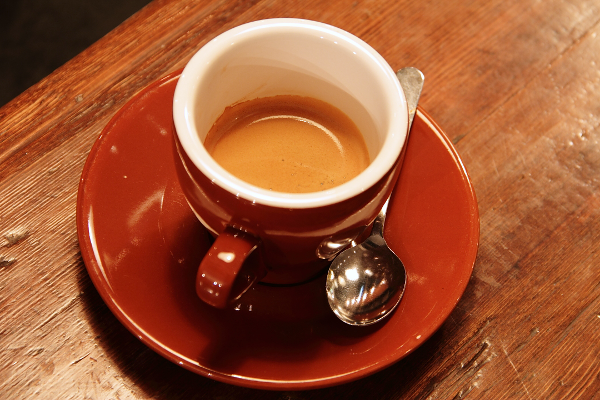
#> input picture results_amount010/clean.png, 600 x 400 px
$ python lab1.py --image results_amount010/clean.png
#> lines starting #> are read from the running program, lines starting #| are printed output that depends on the picture
"""Lab 1: image enhancement and filtering.

Run: python lab1.py --out results
Your own image: python lab1.py --image images/my_photo.jpg --out my_results
"""
from pathlib import Path
import argparse
import csv
import json
import platform
import time
import cv2
import numpy as np
import matplotlib
matplotlib.use("Agg")  # also works without a graphical desktop
import matplotlib.pyplot as plt
import skimage
from skimage import data
from skimage.metrics import peak_signal_noise_ratio, structural_similarity

ROOT = Path(__file__).resolve().parent

def u8(values):
    """Clip and round before conversion to avoid uint8 overflow."""
    return np.clip(np.rint(values), 0, 255).astype(np.uint8)

def read_rgb(path):
    # imdecode also supports Unicode paths on Windows.
    raw = np.fromfile(str(path), dtype=np.uint8)
    bgr = cv2.imdecode(raw, cv2.IMREAD_COLOR)
#> bgr is the input picture: shape (400, 600, 3); mean B, G, R 51.5, 85.8, 158.6
    if bgr is None:
        raise ValueError(f"Cannot read image: {path}")
    return cv2.cvtColor(bgr, cv2.COLOR_BGR2RGB)

def save_image(path, arr):
    path = Path(path)
    path.parent.mkdir(parents=True, exist_ok=True)
    img = cv2.cvtColor(arr, cv2.COLOR_RGB2BGR) if arr.ndim == 3 else arr
    ok, encoded = cv2.imencode(".png", img)
    if not ok:
        raise IOError(f"Cannot save: {path}")
    encoded.tofile(str(path))

def gaussian_noise(rgb, sigma=20.0, seed=42):
    """Sigma uses 8-bit intensity units; channels receive independent noise."""
    rng = np.random.default_rng(seed)
    return u8(rgb.astype(np.float32) + rng.normal(0, sigma, rgb.shape))

def salt_pepper_noise(rgb, amount=0.05, seed=42):
    """An expected fraction amount of pixels is changed, half black and half white."""
    if not 0 <= amount <= 1:
        raise ValueError("amount must be in [0,1]")
    rng = np.random.default_rng(seed)
    mask = rng.random(rgb.shape[:2])
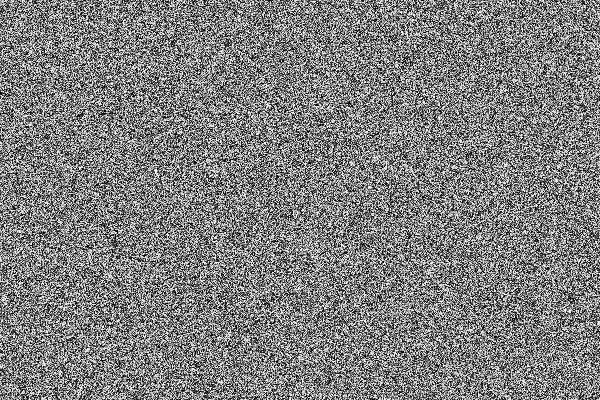
#> mask: shape (400, 600) float64; min 1.32e-05, max 1, mean 0.5
    result = rgb.copy()
    result[mask < amount / 2] = 0
    result[(mask >= amount / 2) & (mask < amount)] = 255
    return result

def filter_bank(rgb):
    """Filters operate on uint8. The settings match the lab parameter table."""
    return {
        "mean5": cv2.blur(rgb, (5, 5), borderType=cv2.BORDER_REFLECT_101),
        "gaussian5": cv2.GaussianBlur(rgb, (5, 5), 1.2,
                                     borderType=cv2.BORDER_REFLECT_101),
        "median5": cv2.medianBlur(rgb, 5),
        "bilateral": cv2.bilateralFilter(rgb, 9, 50, 5,
                                          borderType=cv2.BORDER_REFLECT_101),
        "nlm": nlm_rgb(rgb),
    }

def nlm_rgb(rgb):
    # The Colored variant interprets its input as BGR, so convert explicitly.
    bgr = cv2.cvtColor(rgb, cv2.COLOR_RGB2BGR)
    clean = cv2.fastNlMeansDenoisingColored(bgr, None, 8, 8, 7, 21)
    return cv2.cvtColor(clean, cv2.COLOR_BGR2RGB)

def metrics(reference, candidate):
    # Subtract in float to avoid uint8 overflow.
    mse = float(np.mean((reference.astype(np.float64) -
                         candidate.astype(np.float64)) ** 2))
    return {
        "mse": mse,
        "psnr_db": float(peak_signal_noise_ratio(reference, candidate,
                                                  data_range=255)),
        "ssim": float(structural_similarity(reference, candidate,
                         data_range=255, channel_axis=-1)),
    }

def timed_filters(rgb, repeats=3):
    # One warm-up. Time only the filter, excluding saving and metrics.
    funcs = {
        "mean5": lambda: cv2.blur(rgb, (5, 5), borderType=cv2.BORDER_REFLECT_101),
        "gaussian5": lambda: cv2.GaussianBlur(rgb, (5, 5), 1.2,
                                              borderType=cv2.BORDER_REFLECT_101),
        "median5": lambda: cv2.medianBlur(rgb, 5),
        "bilateral": lambda: cv2.bilateralFilter(rgb, 9, 50, 5,
                                             borderType=cv2.BORDER_REFLECT_101),
        "nlm": lambda: nlm_rgb(rgb),
    }
    times = {}
    for name, function in funcs.items():
        function()
        samples = []
        for _ in range(repeats):
            start = time.perf_counter()
            function()
            samples.append((time.perf_counter() - start) * 1000)
        times[name] = float(np.median(samples))
    return times

def percentile_stretch(gray, low=2, high=98):
    a, b = np.percentile(gray, [low, high])
    if b <= a:  # constant image: avoid division by zero
        return gray.copy()
    return u8((gray.astype(np.float32) - a) * (255.0 / (b - a)))

def gamma_transform(gray, gamma=0.6):
    """Convention: Iout=255*(Iin/255)**gamma. Gamma<1 brightens midtones."""
    lut = u8(255.0 * (np.arange(256, dtype=np.float32) / 255.0) ** gamma)
    return cv2.LUT(gray, lut)

def clahe_rgb(rgb, clip_limit=2.0, grid=(8, 8)):
    lab = cv2.cvtColor(rgb, cv2.COLOR_RGB2LAB)
    l, a, b = cv2.split(lab)
    enhanced_l = cv2.createCLAHE(clipLimit=clip_limit,
                                tileGridSize=grid).apply(l)
    return cv2.cvtColor(cv2.merge((enhanced_l, a, b)), cv2.COLOR_LAB2RGB)

def unsharp(rgb, sigma=1.2, amount=1.0):
    src = rgb.astype(np.float32)
    low = cv2.GaussianBlur(src, (0, 0), sigma)
    return u8(src + amount * (src - low))

def panel(images, labels, path, columns=3):
    rows = (len(images) + columns - 1) // columns
    fig, axes = plt.subplots(rows, columns,
                             figsize=(4 * columns, 3.25 * rows), squeeze=False)
    for ax, img, label in zip(axes.flat, images, labels):
        ax.imshow(img, cmap="gray" if img.ndim == 2 else None,
                  vmin=0, vmax=255)
        ax.set_title(label, fontsize=13)
        ax.axis("off")
    for ax in list(axes.flat)[len(images):]:
        ax.axis("off")
    fig.tight_layout()
    fig.savefig(path, dpi=150, facecolor="white")
    plt.close(fig)

def run(image=None, out="results", seed=42, sigma=20.0, amount=0.05):
    out = Path(out)
    out.mkdir(parents=True, exist_ok=True)
    supplied = ROOT / "images" / "coffee.png"
    rgb = read_rgb(image) if image else (read_rgb(supplied) if supplied.exists()
                                        else data.coffee())
    if min(rgb.shape[:2]) < 7:
        raise ValueError("The image must be at least 7x7 pixels for SSIM.")
    # Use one source and the same noise realization for every method.
    # Resize large custom photographs to at most 1000 pixels in width.
    if rgb.shape[1] > 1000:
        h = round(rgb.shape[0] * 1000 / rgb.shape[1])
        rgb = cv2.resize(rgb, (1000, h), interpolation=cv2.INTER_AREA)
    cv2.setNumThreads(1)
    save_image(out / "clean.png", rgb)
    rows = []
    for kind, noisy in {
        "gaussian": gaussian_noise(rgb, sigma, seed),
        "salt_pepper": salt_pepper_noise(rgb, amount, seed),
    }.items():
        filtered = filter_bank(noisy)
        elapsed = timed_filters(noisy)
        save_image(out / f"{kind}_noisy.png", noisy)
        rows.append({"noise": kind, "method": "noisy", **metrics(rgb, noisy),
                     "time_ms": ""})
        for name, result in filtered.items():
            save_image(out / f"{kind}_{name}.png", result)
            rows.append({"noise": kind, "method": name, **metrics(rgb, result),
                         "time_ms": elapsed[name]})
        panel([rgb, noisy, filtered["mean5"], filtered["gaussian5"],
               filtered["median5"], filtered["bilateral"]],
              ["Original", kind, "Mean 5x5", "Gaussian 5x5, sigma=1.2",
               "Median 5x5", "Bilateral d=9"], out / f"{kind}_comparison.png")
#> this loop made 2 passes
#> (kind, rows in panel) on passes 1 to 2: ('gaussian', 2), ('salt_pepper', 2)
#> after the loop, rows = 12 items
    with open(out / "metrics.csv", "w", newline="", encoding="utf-8") as file:
        writer = csv.DictWriter(file, fieldnames=list(rows[0]))
        writer.writeheader()
        writer.writerows(rows)

    gray = cv2.cvtColor(rgb, cv2.COLOR_RGB2GRAY)
    # Controlled simulation of low contrast and uneven illumination.
    base = 70 + 0.45 * gray.astype(np.float32)
    shade = np.linspace(0.45, 1.0, gray.shape[1])[None, :]
    low = u8(base * shade)
    contrast = {
        "gray": gray, "low_contrast": low,
        "stretch": percentile_stretch(low),
        "equalized": cv2.equalizeHist(low),
        "clahe": cv2.createCLAHE(clipLimit=2.0, tileGridSize=(8, 8)).apply(low),
        "gamma06": gamma_transform(low, 0.6),
    }
#> in percentile_stretch, `a, b = np.percentile(gray, [low, high])`: a = 40; b = 142
#> in u8 (call 3), `return np.clip(np.rint(values), 0, 255).astype(np.uint8)`:
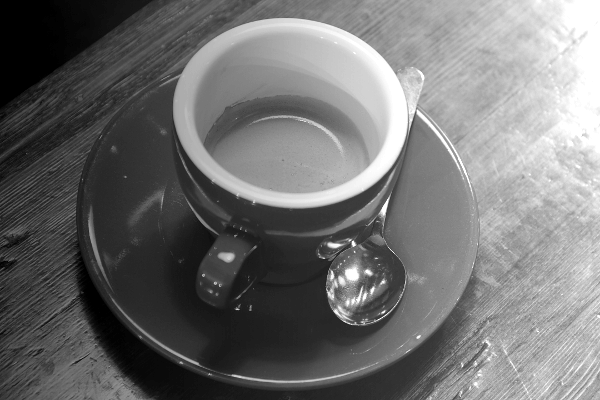
#> returned value: shape (400, 600); min 0, max 255, mean 112.7
#> in gamma_transform, `lut = u8(255.0 * (np.arange(256, dtype=np.float32) / 255.0) ** gamma)`: lut = 256 values from 0 to 255
#> in gamma_transform, `return cv2.LUT(gray, lut)`:
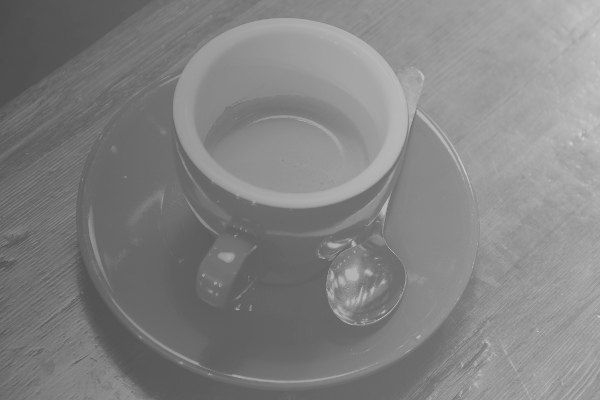
#> returned value: shape (400, 600); min 76, max 205, mean 130.2
    for name, result in contrast.items():
        save_image(out / f"{name}.png", result)
#> this loop made 6 passes
#> name on passes 1 to 6: 'gray', 'low_contrast', 'stretch', 'equalized', 'clahe', 'gamma06'
    panel(list(contrast.values()),
          ["Grayscale", "Low contrast / shadow", "Percentiles 2-98",
           "Global equalization", "CLAHE 2.0, grid 8x8", "Gamma 0.6"],
          out / "contrast_comparison.png")
#> call 3 of panel, with columns = 3
#> the loop in panel (call 3), `for ax, img, label in zip(axes.flat, images, labels):` made 6 passes
#> label on passes 1 to 6: 'Grayscale', 'Low contrast / shadow', 'Percentiles 2-98', 'Global equalization', 'CLAHE 2.0, grid 8x8', 'Gamma 0.6'
#> in panel (call 3), `fig.savefig(path, dpi=150, facecolor="white")`:
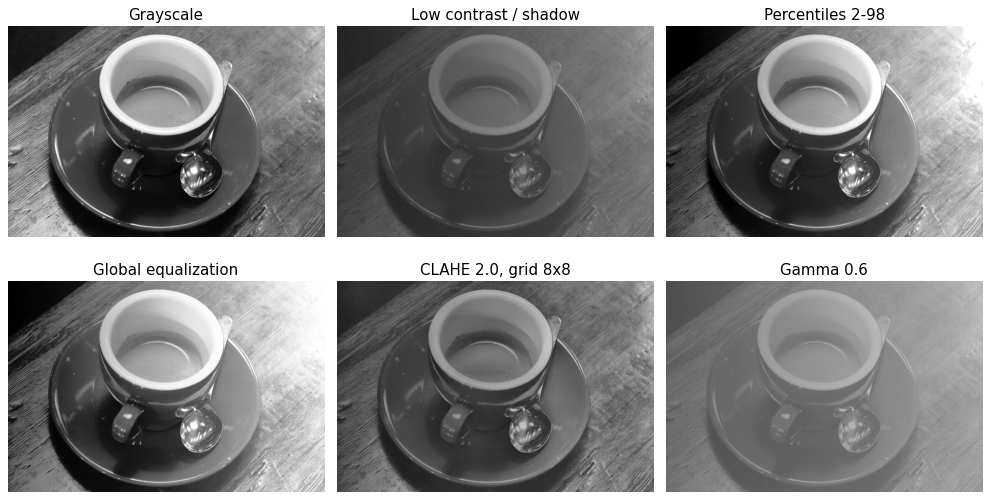
#> figure drawn by matplotlib, 6 panels
    fig, axes = plt.subplots(2, 3, figsize=(12, 6), sharex=True)
    histograms = {}
    for ax, (name, result) in zip(axes.flat, contrast.items()):
        counts = np.bincount(result.ravel(), minlength=256)
        histograms[name] = counts.tolist()
        ax.plot(np.arange(256), counts, color="#167d9a", lw=1.3)
        ax.set_title(name)
        ax.set_xlabel("Intensity level")
        ax.set_ylabel("Pixel count")
        ax.set_xlim(0, 255)
#> after the loop, histograms = 6 items
    fig.tight_layout()
    fig.savefig(out / "histograms.png", dpi=150)
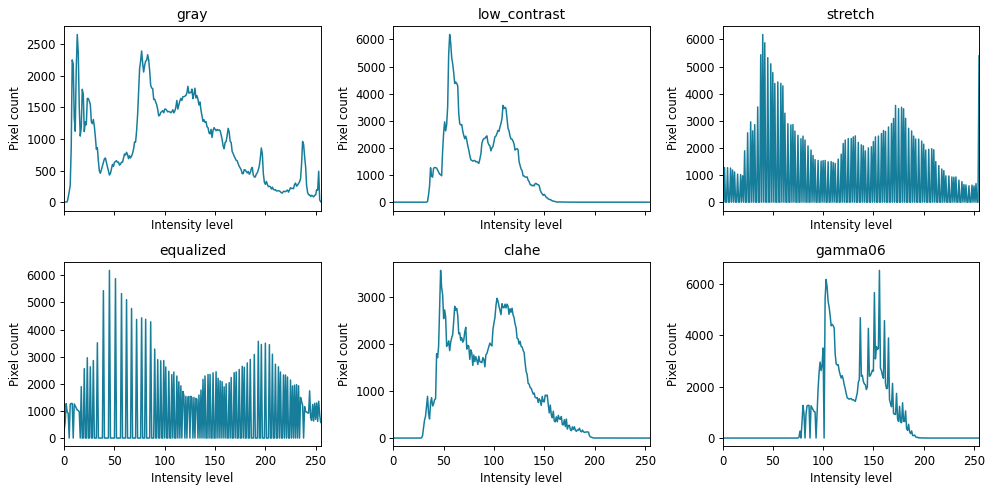
#> figure drawn by matplotlib, 6 panels; panel 4: curve peaks at x = 45, y = 6183; panel 5: curve peaks at x = 47, y = 3562; panel 6: curve peaks at x = 156, y = 6536
    plt.close(fig)

    hsv = cv2.cvtColor(rgb, cv2.COLOR_RGB2HSV)
#> hsv: shape (400, 600, 3); mean H, S, V 10.5, 184.9, 158.6
    lab = cv2.cvtColor(rgb, cv2.COLOR_RGB2LAB)
#> lab: shape (400, 600, 3); mean of channels 0, 1, 2 113.4, 154.6, 160.8
    ycc = cv2.cvtColor(rgb, cv2.COLOR_RGB2YCrCb)
#> ycc: shape (400, 600, 3); mean of channels 0, 1, 2 103.7, 167.2, 98.6
    for name, arr in {"hsv": hsv, "lab": lab, "ycrcb": ycc}.items():
        for i in range(3):
            save_image(out / f"{name}_{i}.png", arr[:, :, i])
#> this loop made 3 passes
#> pass 1, in save_image (call 22), `img = cv2.cvtColor(arr, cv2.COLOR_RGB2BGR) if arr.ndim == 3 else arr`:
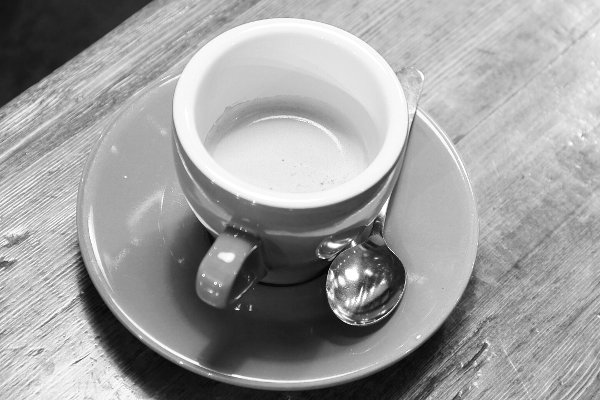
#> img: shape (400, 600); min 1, max 255, mean 158.6
    for i, name in enumerate(["r", "g", "b"]):
        plane = np.zeros_like(rgb)
        plane[:, :, i] = rgb[:, :, i]
        save_image(out / f"channel_{name}.png", plane)
    save_image(out / "bgr_shown_as_rgb.png", rgb[:, :, ::-1])
    save_image(out / "color_clahe.png", clahe_rgb(rgb))
    bad = np.stack([cv2.equalizeHist(rgb[:, :, i]) for i in range(3)], axis=-1)
    save_image(out / "color_equalized_each_channel.png", bad)
    save_image(out / "unsharp_clean.png", unsharp(rgb))
    noisy = gaussian_noise(rgb, sigma, seed)
    save_image(out / "unsharp_noisy.png", unsharp(noisy))
    save_image(out / "unsharp_denoised.png", unsharp(filter_bank(noisy)["bilateral"]))
#> in u8 (call 8), `return np.clip(np.rint(values), 0, 255).astype(np.uint8)`:
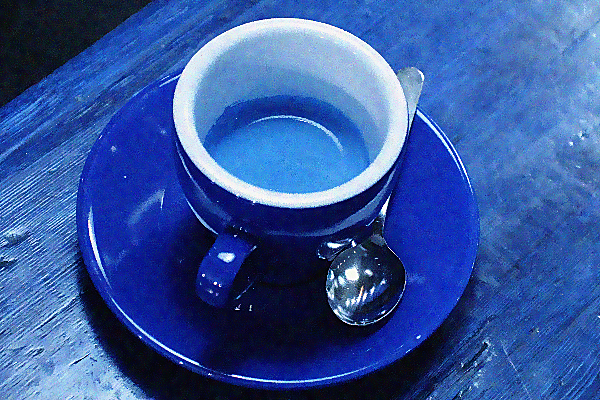
#> returned value: shape (400, 600, 3); mean of channels 0, 1, 2 158.1, 86.2, 52.9; drawn as B, G, R
    # Ideal CMYK for learning the formula. This model does not simulate a printer.
    normal = rgb.astype(np.float32) / 255.0
    k = 1 - normal.max(axis=-1)
    denominator = 1 - k
    cmy = np.zeros_like(normal)
    np.divide(1 - normal - k[:, :, None], denominator[:, :, None],
              out=cmy, where=denominator[:, :, None] > 0)
    for arr, name in zip([cmy[:, :, 0], cmy[:, :, 1], cmy[:, :, 2], k],
                         ["c", "m", "y", "k"]):
        save_image(out / f"cmyk_{name}.png", u8(arr * 255))
#> this loop made 4 passes

    # Window-size effect: use the same noisy data for every k.
    sweep = []
    sp = salt_pepper_noise(rgb, amount, seed)
    for size in [3, 5, 7, 9]:
        med = cv2.medianBlur(sp, size)
        save_image(out / f"sweep_median{size}.png", med)
        sweep.append({"kernel": size, **metrics(rgb, med)})
#> this loop made 4 passes
#> mse in metrics on passes 1 to 4: 71.68, 138.5, 189.1, 228.3
#> after the loop, sweep = 4 items
    with open(out / "summary.json", "w", encoding="utf-8") as file:
        json.dump({"parameters": {"seed": seed, "sigma": sigma,
                    "salt_pepper_amount": amount, "shape": list(rgb.shape)},
                   "versions": {"python": platform.python_version(),
                    "opencv": cv2.__version__, "numpy": np.__version__,
                    "scikit_image": skimage.__version__,
                    "matplotlib": matplotlib.__version__},
                   "metrics": rows, "median_sweep": sweep,
                   "histograms": histograms}, file, ensure_ascii=False, indent=2)
    print(f"Results saved to: {out.resolve()}")
    for kind in ["gaussian", "salt_pepper"]:
        winner = max((r for r in rows if r["noise"] == kind and r["method"] != "noisy"),
                     key=lambda r: r["ssim"])
        print(f"{kind}: highest SSIM = {winner['method']} ({winner['ssim']:.4f})")
#> this loop made 2 passes
#| gaussian: highest SSIM = bilateral (0.7280)
#| salt_pepper: highest SSIM = median5 (0.7909)
    return rows

if __name__ == "__main__":
    parser = argparse.ArgumentParser(description=__doc__)
    parser.add_argument("--image", type=Path, default=None)
    parser.add_argument("--out", type=Path, default=ROOT / "results")
    parser.add_argument("--seed", type=int, default=42)
    parser.add_argument("--sigma", type=float, default=20.0)
    parser.add_argument("--amount", type=float, default=0.05)
    args = parser.parse_args()
    if args.sigma < 0:
        parser.error("--sigma must be non-negative")
    run(args.image, args.out, args.seed, args.sigma, args.amount)

$ run again, with results_amount010/contrast_comparison.png copied over results_amount010/clean.png
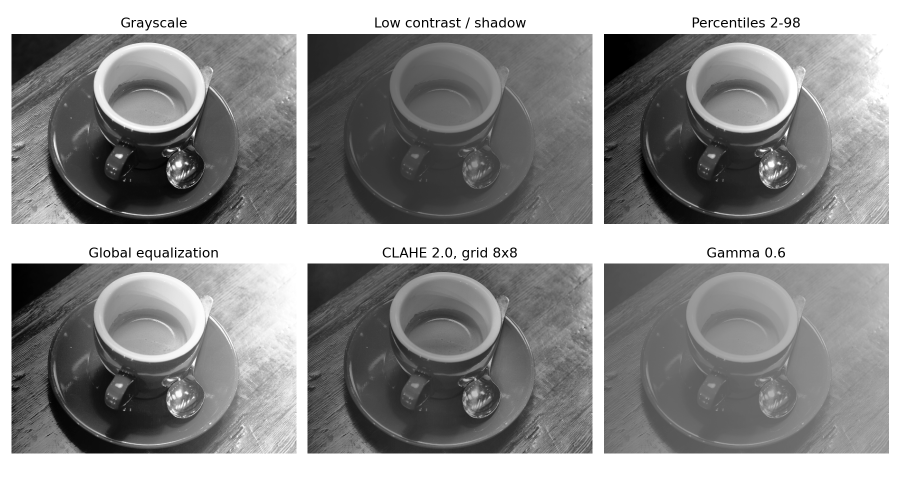
#> input picture results_amount010/contrast_comparison.png, 1800 x 975 px (shown at 1/2 size)
#> in read_rgb, bgr is the input picture: shape (975, 1800, 3); min 0, max 255, mean 145.6
#> in salt_pepper_noise, `mask = rng.random(rgb.shape[:2])`:
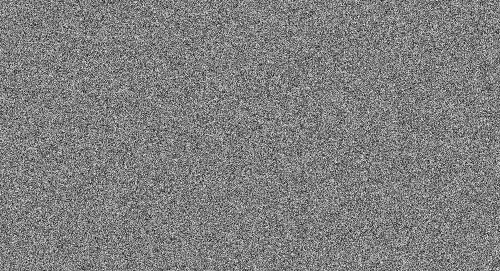
#> mask: shape (542, 1000) float64 (shown at 1/2 size); min 2.44e-06, max 1, mean 0.5
#> the loop in run, `for kind, noisy in { "gaussian": gaussian_noise(rgb, sigma, seed), "sa..` made 2 passes
#> (kind, rows in panel) on passes 1 to 2: ('gaussian', 2), ('salt_pepper', 2)
#> after the loop in run, `for kind, noisy in {`: rows = 12 items
#> a = 41; b = 181
#> lut = 256 values from 0 to 255
#> the loop in run, `for name, result in contrast.items():` made 6 passes
#> name on passes 1 to 6: 'gray', 'low_contrast', 'stretch', 'equalized', 'clahe', 'gamma06'
#> the loop in run, `for ax, (name, result) in zip(axes.flat, contrast.items()):` made 6 passes
#> after the loop in run, `for ax, (name, result) in zip(axes.flat, contrast.items()):`: histograms = 6 items
#> hsv: shape (542, 1000, 3); mean H, S, V 0, 0, 145.6
#> lab: shape (542, 1000, 3); mean of channels 0, 1, 2 150.2, 128, 128
#> ycc: shape (542, 1000, 3); mean of channels 0, 1, 2 145.6, 128, 128
#> the loop in run, `for name, arr in {"hsv": hsv, "lab": lab, "ycrcb": ycc}.items():` made 3 passes
#> in u8 (call 7), `return np.clip(np.rint(values), 0, 255).astype(np.uint8)`:
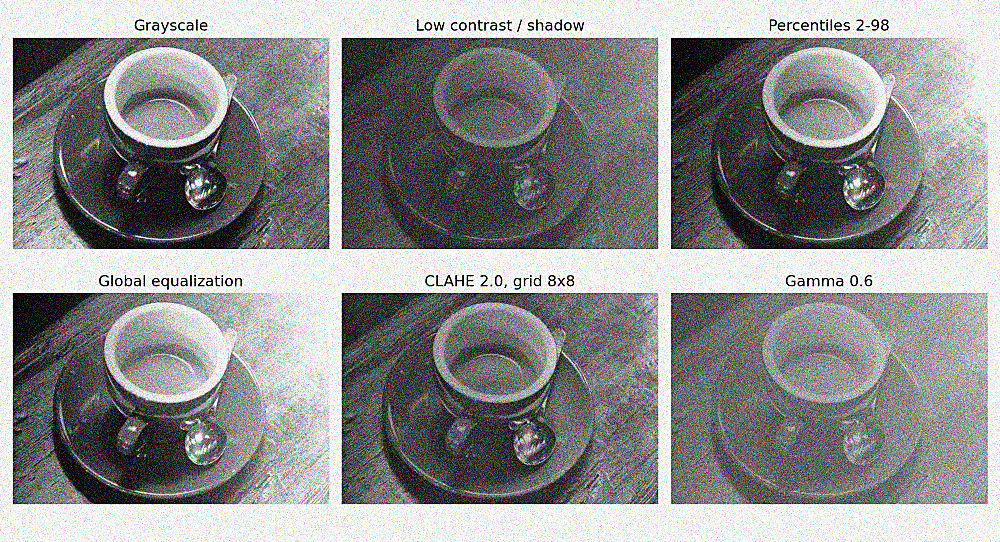
#> returned value: shape (542, 1000, 3); mean of channels 0, 1, 2 142.7, 142.7, 142.7; drawn as B, G, R
#> the loop in run, `for arr, name in zip([cmy[:, :, 0], cmy[:, :, 1], cmy[:, :, 2], k], ["..` made 4 passes
#> the loop in run, `for size in [3, 5, 7, 9]:` made 4 passes
#> mse in metrics on passes 1 to 4: 66.32, 176, 222, 238.5
#> after the loop in run, `for size in [3, 5, 7, 9]:`: sweep = 4 items
#> the loop in run, `for kind in ["gaussian", "salt_pepper"]:` made 2 passes
#| gaussian: highest SSIM = gaussian5 (0.7930)
#| salt_pepper: highest SSIM = median5 (0.8943)
